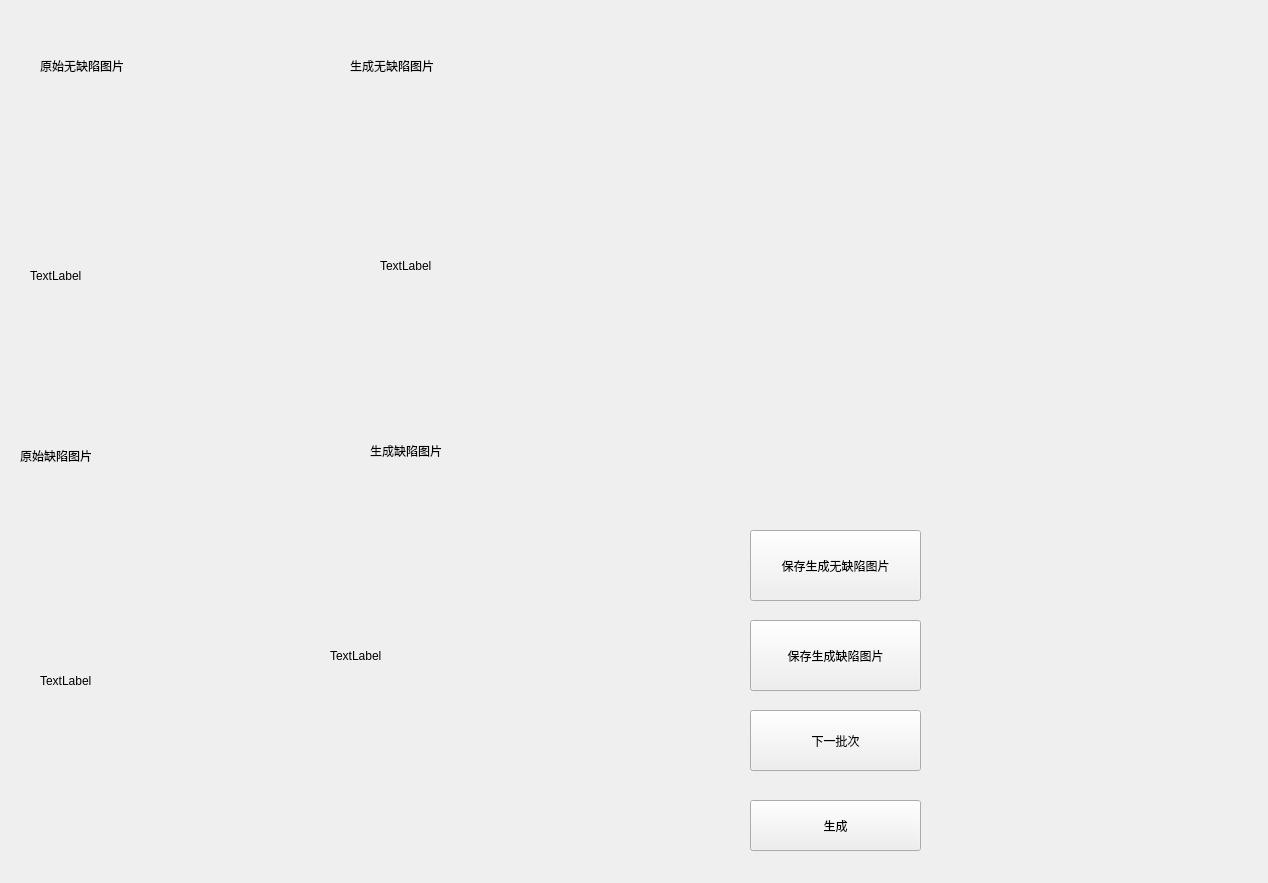
<?xml version="1.0" encoding="UTF-8"?>
<ui version="4.0">
 <class>Form</class>
 <widget class="QWidget" name="Form">
  <property name="geometry">
   <rect>
    <x>0</x>
    <y>0</y>
    <width>1268</width>
    <height>883</height>
   </rect>
  </property>
  <property name="windowTitle">
   <string>Form</string>
  </property>
  <widget class="QLabel" name="label">
   <property name="geometry">
    <rect>
     <x>30</x>
     <y>120</y>
     <width>251</width>
     <height>311</height>
    </rect>
   </property>
   <property name="text">
    <string>TextLabel</string>
   </property>
  </widget>
  <widget class="QLabel" name="label_2">
   <property name="geometry">
    <rect>
     <x>40</x>
     <y>510</y>
     <width>291</width>
     <height>341</height>
    </rect>
   </property>
   <property name="text">
    <string>TextLabel</string>
   </property>
  </widget>
  <widget class="QLabel" name="label_3">
   <property name="geometry">
    <rect>
     <x>380</x>
     <y>110</y>
     <width>281</width>
     <height>311</height>
    </rect>
   </property>
   <property name="text">
    <string>TextLabel</string>
   </property>
  </widget>
  <widget class="QLabel" name="label_4">
   <property name="geometry">
    <rect>
     <x>330</x>
     <y>470</y>
     <width>331</width>
     <height>371</height>
    </rect>
   </property>
   <property name="text">
    <string>TextLabel</string>
   </property>
  </widget>
  <widget class="QPushButton" name="pushButton">
   <property name="geometry">
    <rect>
     <x>750</x>
     <y>800</y>
     <width>171</width>
     <height>51</height>
    </rect>
   </property>
   <property name="text">
    <string>生成</string>
   </property>
  </widget>
  <widget class="QLabel" name="label_5">
   <property name="geometry">
    <rect>
     <x>40</x>
     <y>50</y>
     <width>91</width>
     <height>31</height>
    </rect>
   </property>
   <property name="text">
    <string>原始无缺陷图片</string>
   </property>
   <property name="textFormat">
    <enum>Qt::AutoText</enum>
   </property>
  </widget>
  <widget class="QLabel" name="label_6">
   <property name="geometry">
    <rect>
     <x>350</x>
     <y>50</y>
     <width>151</width>
     <height>31</height>
    </rect>
   </property>
   <property name="text">
    <string>生成无缺陷图片</string>
   </property>
  </widget>
  <widget class="QLabel" name="label_7">
   <property name="geometry">
    <rect>
     <x>20</x>
     <y>430</y>
     <width>151</width>
     <height>51</height>
    </rect>
   </property>
   <property name="text">
    <string>原始缺陷图片</string>
   </property>
  </widget>
  <widget class="QLabel" name="label_8">
   <property name="geometry">
    <rect>
     <x>370</x>
     <y>430</y>
     <width>141</width>
     <height>41</height>
    </rect>
   </property>
   <property name="text">
    <string>生成缺陷图片</string>
   </property>
  </widget>
  <widget class="QPushButton" name="pushButton_2">
   <property name="geometry">
    <rect>
     <x>750</x>
     <y>710</y>
     <width>171</width>
     <height>61</height>
    </rect>
   </property>
   <property name="text">
    <string>下一批次</string>
   </property>
  </widget>
  <widget class="QPushButton" name="pushButton_3">
   <property name="geometry">
    <rect>
     <x>750</x>
     <y>620</y>
     <width>171</width>
     <height>71</height>
    </rect>
   </property>
   <property name="text">
    <string>保存生成缺陷图片</string>
   </property>
  </widget>
  <widget class="QPushButton" name="pushButton_4">
   <property name="geometry">
    <rect>
     <x>750</x>
     <y>530</y>
     <width>171</width>
     <height>71</height>
    </rect>
   </property>
   <property name="text">
    <string>保存生成无缺陷图片</string>
   </property>
  </widget>
 </widget>
 <resources/>
 <connections/>
</ui>
